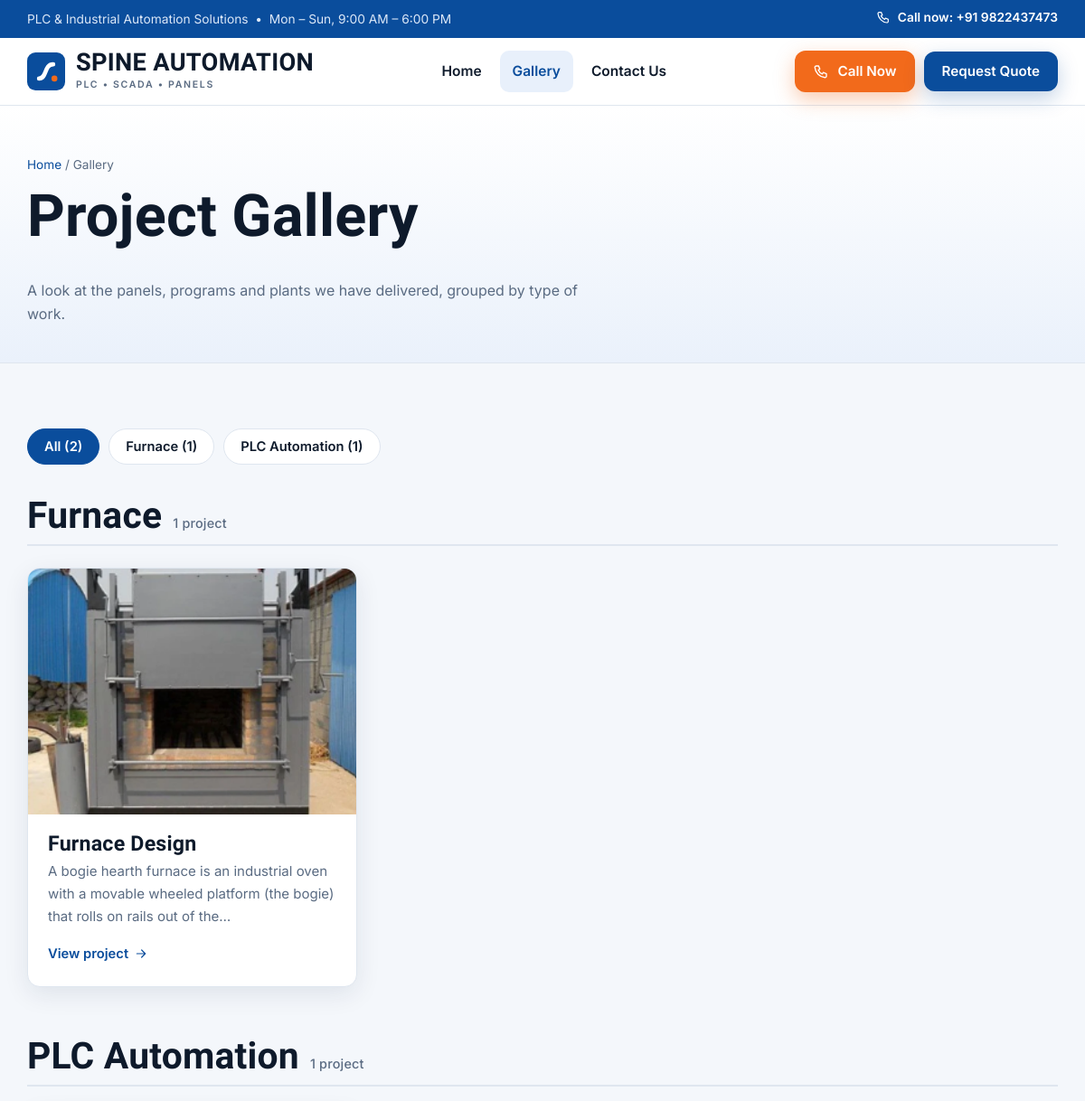
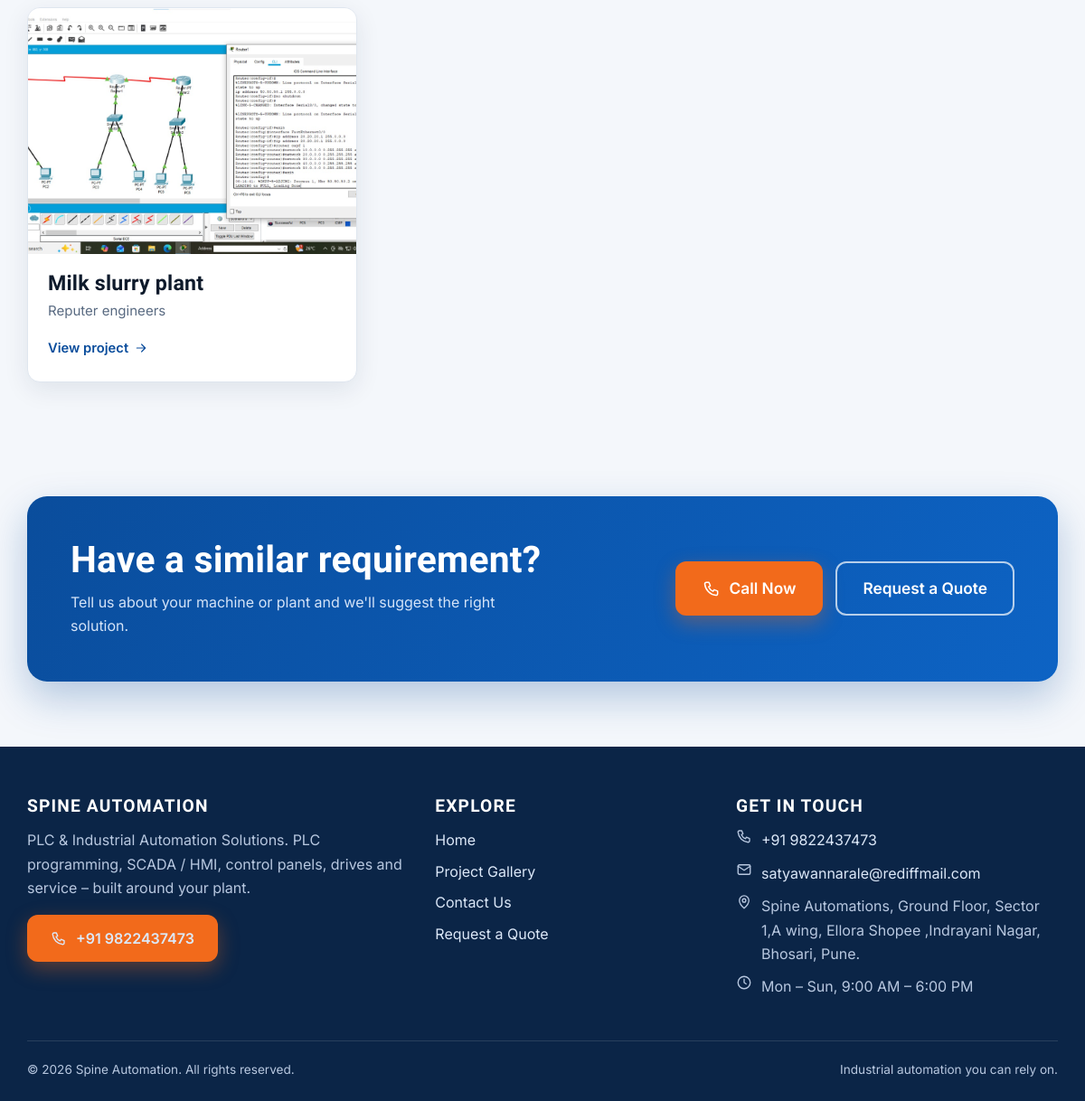
The page /gallery on the database its author committed (2 pictures, top to bottom).
### tables this page shows
CREATE TABLE categories (
    id   INTEGER PRIMARY KEY AUTOINCREMENT,
    name TEXT NOT NULL UNIQUE COLLATE NOCASE,
    slug TEXT NOT NULL UNIQUE
);

CREATE TABLE projects (
    id          INTEGER PRIMARY KEY AUTOINCREMENT,
    title       TEXT NOT NULL,
    description TEXT NOT NULL,
    category_id INTEGER NOT NULL REFERENCES categories(id),
    cover_image TEXT NOT NULL,
    created_at  TEXT NOT NULL DEFAULT (datetime('now'))
);

### app.py (the view)
@app.route("/gallery")
def gallery():
    db = get_db()
    groups = {}
    for p in fetch_projects(db):
        groups.setdefault((p["category_name"], p["category_slug"]), []).append(p)
    ordered = sorted(groups.items(), key=lambda kv: kv[0][0].lower())
    return render_template("gallery.html", groups=ordered, total=sum(len(v) for v in groups.values()))

### app.py (called while the page is built)
def connect():
    conn = sqlite3.connect(DB_PATH)
    conn.row_factory = sqlite3.Row
    conn.execute("PRAGMA foreign_keys = ON")
    return conn

def get_db():
    if "db" not in g:
        g.db = connect()
    return g.db

def fetch_projects(db, where="", args=(), limit=None):
    sql = ("SELECT p.*, c.name AS category_name, c.slug AS category_slug "

           "FROM projects p JOIN categories c ON c.id = p.category_id "

           f"{where} ORDER BY p.created_at DESC, p.id DESC")
    if limit:
        sql += f" LIMIT {int(limit)}"
    return db.execute(sql, args).fetchall()

@app.template_filter("excerpt")
def excerpt(value, n=120):
    value = re.sub(r"\s+", " ", value).strip()
    return value if len(value) <= n else value[: n - 1].rstrip() + "…"

@app.before_request
def csrf_protect():
    if request.method == "POST":
        token = session.get("_csrf", "")
        sent = request.form.get("csrf_token", "")
        if not token or not hmac.compare_digest(token, sent):
            abort(400, "Your form expired or was invalid. Please go back, refresh the page and try again.")

@app.after_request
def security_headers(resp):
    resp.headers.setdefault("X-Content-Type-Options", "nosniff")
    resp.headers.setdefault("X-Frame-Options", "SAMEORIGIN")
    resp.headers.setdefault("Referrer-Policy", "strict-origin-when-cross-origin")
    resp.headers.setdefault("Permissions-Policy", "camera=(), microphone=(), geolocation=()")
    if request.path == "/admin" or request.path.startswith("/admin/"):
        resp.headers["X-Robots-Tag"] = "noindex, nofollow, noarchive"
        resp.headers["Cache-Control"] = "no-store"
    return resp

@app.context_processor
def inject_globals():
    ctx = {
        "company": COMPANY,
        "year": datetime.now().year,
        "is_admin": bool(session.get("admin")),
    }
    if request.path.startswith("/admin") and session.get("admin"):
        ctx["unread_count"] = get_db().execute(
            "SELECT COUNT(*) FROM inquiries WHERE is_read = 0").fetchone()[0]
    return ctx

### templates/gallery.html (shortened to what this page needs)
{% extends 'base.html' %}
{% from '_icons.html' import icon %}
{% block content %}
<section class="page-head">
  <div class="wrap">
    <div class="crumbs"><a href="{{ url_for('home') }}">Home</a> / Gallery</div>
    <h1>Project Gallery</h1>
    <p>A look at the panels, programs and plants we have delivered, grouped by type of work.</p>
  </div>
</section>
<section class="section">
  <div class="wrap">
    {% if groups %}
    <div class="pills" id="pills" role="tablist" aria-label="Filter projects by category">
      <button class="pill on" data-cat="all">All ({{ total }})</button>
      {% for (name, slug), items in groups %}
      <button class="pill" data-cat="{{ slug }}">{{ name }} ({{ items|length }})</button>
      {% endfor %}
    </div>
    {% for (name, slug), items in groups %}
    <div class="cat-block" data-cat="{{ slug }}">
      <h2>{{ name }} <small>{{ items|length }} project{{ '' if items|length == 1 else 's' }}</small></h2>
      <div class="grid g3">
        {% for p in items %}
        <a class="card proj" href="{{ url_for('project_detail', project_id=p.id) }}">
          <div class="img"><img src="{{ url_for('media', filename=p.cover_image) }}" alt="{{ p.title }}" loading="lazy"></div>
          <div class="body">
            <h3>{{ p.title }}</h3>
            <p>{{ p.description | excerpt(120) }}</p>
            <span class="more">View project {{ icon('arrow', 16) }}</span>
          </div>
        </a>
        {% endfor %}
      </div>
    </div>
    {% endfor %}
    {% else %}
    <div class="empty">
      <h2>Projects coming soon</h2>
      <p>We're adding our recent work. In the meantime, call us to discuss your requirement.</p>
      <a class="btn btn-call" href="{{ company.phone_href }}">{{ icon('phone', 18) }} {{ company.phone_display }}</a>
    </div>
    {% endif %}
  </div>
</section>
<section class="section" style="padding-top:0">
  <div class="wrap">
    <div class="cta-band">
      <div><h2>Have a similar requirement?</h2><p>Tell us about your machine or plant and we'll suggest the right solution.</p></div>
      <div class="acts">
        <a class="btn btn-call btn-lg" href="{{ company.phone_href }}">{{ icon('phone', 20) }} Call Now</a>
        <a class="btn btn-ghost btn-lg" href="{{ url_for('contact') }}#form">Request a Quote</a>
      </div>
    </div>
  </div>
</section>
{% endblock %}

### templates/base.html (shortened to what this page needs)
{% from '_icons.html' import icon %}<!doctype html>
<html lang="en">
<head>
</head>
<body>
<div class="topbar">
  <div class="wrap">
    <span class="left">{{ company.tagline }} &nbsp;•&nbsp; {{ company.hours }}</span>
    <span>
      <a href="{{ company.phone_href }}">{{ icon('phone', 16) }} Call now: {{ company.phone_display }}</a>
    </span>
  </div>
</div>
<header class="site" id="hdr">
  <div class="wrap">
    <a class="brand" href="{{ url_for('home') }}" aria-label="{{ company.name }} home">
      <svg class="mark" viewBox="0 0 64 64" aria-hidden="true"><rect width="64" height="64" rx="14" fill="#0a4d9c"/><path d="M20 44c14 0 8-24 24-24" stroke="#fff" stroke-width="7" fill="none" stroke-linecap="round"/><circle cx="46" cy="44" r="5" fill="#f26a1b"/></svg>
      <span><b>{{ company.name | upper }}</b><small>PLC &bull; SCADA &bull; Panels</small></span>
    </a>
    <nav class="main" id="nav" aria-label="Main">
      <a class="link {{ 'active' if request.endpoint == 'home' }}" href="{{ url_for('home') }}">Home</a>
      <a class="link {{ 'active' if request.endpoint in ('gallery','project_detail') }}" href="{{ url_for('gallery') }}">Gallery</a>
      <a class="link {{ 'active' if request.endpoint == 'contact' }}" href="{{ url_for('contact') }}">Contact Us</a>
    </nav>
    <div class="head-cta">
      <a class="btn btn-call" href="{{ company.phone_href }}">{{ icon('phone', 18) }} Call Now</a>
      <a class="btn btn-blue" href="{{ url_for('contact') }}#form">Request Quote</a>
    </div>
  </div>
</header>
<main>{% block content %}{% endblock %}</main>
<footer class="site">
  <div class="wrap">
    <div class="foot-grid">
      <div>
        <h4>{{ company.name }}</h4>
        <p>{{ company.tagline }}. PLC programming, SCADA / HMI, control panels, drives and service – built around your plant.</p>
        <a class="btn btn-call" href="{{ company.phone_href }}">{{ icon('phone', 18) }} {{ company.phone_display }}</a>
      </div>
      <div>
        <h4>Explore</h4>
        <ul>
          <li><a href="{{ url_for('home') }}">Home</a></li>
          <li><a href="{{ url_for('gallery') }}">Project Gallery</a></li>
          <li><a href="{{ url_for('contact') }}">Contact Us</a></li>
          <li><a href="{{ url_for('contact') }}#form">Request a Quote</a></li>
        </ul>
      </div>
      <div>
        <h4>Get in touch</h4>
        <div class="row">{{ icon('phone', 18) }}<a href="{{ company.phone_href }}">{{ company.phone_display }}</a></div>
        <div class="row">{{ icon('mail', 18) }}<a href="mailto:{{ company.email }}">{{ company.email }}</a></div>
        <div class="row">{{ icon('pin', 18) }}<span>{{ company.address }}</span></div>
        <div class="row">{{ icon('clock', 18) }}<span>{{ company.hours }}</span></div>
      </div>
    </div>
    <div class="foot-bottom"><span>&copy; {{ year }} {{ company.name }}. All rights reserved.</span><span>Industrial automation you can rely on.</span></div>
  </div>
</footer>
</body>
</html>

### rows shown on the page
categories: groups "Furnace", groups "Furnace"
categories: groups "PLC Automation", groups "PLC Automation"
projects: cover_image (picture), title "Furnace Design", description|excerpt "A bogie hearth furnace is an industrial oven with a movable wheeled platform (the bogie) that rolls on rails out of the…", {{ size }} 16 (drawn)
projects: cover_image (picture), title "Milk slurry plant", description|excerpt "Reputer engineers", {{ size }} 16 (drawn)

### other values the page prints
{{ company.tagline }} "PLC & Industrial Automation Solutions"
{{ company.hours }} "Mon – Sun, 9:00 AM – 6:00 PM"
{{ company.phone_display }} "+91 9822437473"
{{ company.name | upper }} "SPINE AUTOMATION"
{{ total }} "2"
{{ items|length }} "1" "1"
{{ company.name }} "SPINE AUTOMATION"
{{ company.email }} "satyawannarale@rediffmail.com"
{{ company.address }} "Spine Automations, Ground Floor, Sector 1,A wing, Ellora Shopee ,Indrayani Nagar, Bhosari, Pune."
{{ company.name }} "Spine Automation"
